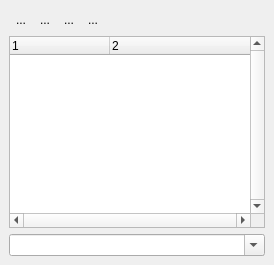
  <widget class="QDockWidget" name="dockWidgetHistory">
   <property name="sizePolicy">
    <sizepolicy hsizetype="Preferred" vsizetype="Preferred">
     <horstretch>0</horstretch>
     <verstretch>0</verstretch>
    </sizepolicy>
   </property>
   <property name="windowIcon">
    <iconset theme="folder-recent"/>
   </property>
   <property name="toolTip">
    <string>History of console commands &amp; statements</string>
   </property>
   <property name="statusTip">
    <string>History of console commands &amp; statements</string>
   </property>
   <property name="whatsThis">
    <string>&lt;html&gt;&lt;head/&gt;&lt;body&gt;&lt;p&gt;The history of commands and statements executed at Scipyen's console, and grouped by session, (start and end times shown).&lt;/p&gt;&lt;p&gt;Sessions without an end time are those where Scipyen was suddenly aborted.&lt;/p&gt;&lt;p&gt;You can copy these lines to a file, to the Scipyen's console, or execute them again (directly) by double-clicking.&lt;/p&gt;&lt;/body&gt;&lt;/html&gt;</string>
   </property>
   <property name="features">
    <set>QDockWidget::DockWidgetFeature::DockWidgetFloatable|QDockWidget::DockWidgetFeature::DockWidgetMovable</set>
   </property>
   <property name="windowTitle">
    <string>&amp;Command History</string>
   </property>
   <attribute name="dockWidgetArea">
    <number>8</number>
   </attribute>
   <widget class="QWidget" name="dockWidgetHistoryContents">
    <layout class="QGridLayout" name="gridLayout_2">
     <item row="0" column="0">
      <layout class="QHBoxLayout" name="horizontalLayout_4">
       <property name="spacing">
        <number>0</number>
       </property>
       <item>
        <widget class="QToolButton" name="historyCommandsExecuteToolButton">
         <property name="toolTip">
          <string>Execute selected commands</string>
         </property>
         <property name="statusTip">
          <string>Execute selected commands</string>
         </property>
         <property name="whatsThis">
          <string>Execute selected commands</string>
         </property>
         <property name="text">
          <string>...</string>
         </property>
         <property name="icon">
          <iconset theme="run-build"/>
         </property>
         <property name="autoRaise">
          <bool>true</bool>
         </property>
        </widget>
       </item>
       <item>
        <widget class="QToolButton" name="historyCommandsToConsoleToolButton">
         <property name="toolTip">
          <string>Send commands to console</string>
         </property>
         <property name="statusTip">
          <string>Send commands to console</string>
         </property>
         <property name="whatsThis">
          <string>Send commands to console</string>
         </property>
         <property name="accessibleName">
          <string>Send commands to console</string>
         </property>
         <property name="accessibleDescription">
          <string>Send commands to console</string>
         </property>
         <property name="text">
          <string>...</string>
         </property>
         <property name="icon">
          <iconset theme="scriptnew"/>
         </property>
         <property name="autoRaise">
          <bool>true</bool>
         </property>
        </widget>
       </item>
       <item>
        <widget class="QToolButton" name="copyHistoryCommands">
         <property name="toolTip">
          <string>Copy selected commands to clipboard</string>
         </property>
         <property name="statusTip">
          <string>Copy selected commands to clipboard</string>
         </property>
         <property name="whatsThis">
          <string>Copy selected commands to clipboard</string>
         </property>
         <property name="text">
          <string>...</string>
         </property>
         <property name="icon">
          <iconset theme="edit-copy"/>
         </property>
         <property name="autoRaise">
          <bool>true</bool>
         </property>
        </widget>
       </item>
       <item>
        <widget class="QToolButton" name="saveHistoryToolbutton">
         <property name="toolTip">
          <string>Save history to file</string>
         </property>
         <property name="statusTip">
          <string>Save history to file</string>
         </property>
         <property name="whatsThis">
          <string>Save history to file</string>
         </property>
         <property name="text">
          <string>...</string>
         </property>
         <property name="icon">
          <iconset theme="document-save"/>
         </property>
         <property name="autoRaise">
          <bool>true</bool>
         </property>
        </widget>
       </item>
       <item>
        <spacer name="horizontalSpacer_4">
         <property name="orientation">
          <enum>Qt::Orientation::Horizontal</enum>
         </property>
         <property name="sizeHint" stdset="0">
          <size>
           <width>40</width>
           <height>20</height>
          </size>
         </property>
        </spacer>
       </item>
      </layout>
     </item>
     <item row="1" column="0">
      <widget class="QTreeWidget" name="historyTreeWidget">
       <property name="sizePolicy">
        <sizepolicy hsizetype="MinimumExpanding" vsizetype="MinimumExpanding">
         <horstretch>0</horstretch>
         <verstretch>0</verstretch>
        </sizepolicy>
       </property>
       <property name="contextMenuPolicy">
        <enum>Qt::ContextMenuPolicy::CustomContextMenu</enum>
       </property>
       <property name="verticalScrollBarPolicy">
        <enum>Qt::ScrollBarPolicy::ScrollBarAlwaysOn</enum>
       </property>
       <property name="horizontalScrollBarPolicy">
        <enum>Qt::ScrollBarPolicy::ScrollBarAlwaysOn</enum>
       </property>
       <property name="showDropIndicator" stdset="0">
        <bool>false</bool>
       </property>
       <property name="dragEnabled">
        <bool>true</bool>
       </property>
       <property name="dragDropMode">
        <enum>QAbstractItemView::DragDropMode::DragOnly</enum>
       </property>
       <property name="alternatingRowColors">
        <bool>true</bool>
       </property>
       <property name="selectionMode">
        <enum>QAbstractItemView::SelectionMode::ExtendedSelection</enum>
       </property>
       <property name="selectionBehavior">
        <enum>QAbstractItemView::SelectionBehavior::SelectItems</enum>
       </property>
       <property name="columnCount">
        <number>2</number>
       </property>
       <attribute name="headerVisible">
        <bool>true</bool>
       </attribute>
       <attribute name="headerCascadingSectionResizes">
        <bool>true</bool>
       </attribute>
       <attribute name="headerMinimumSectionSize">
        <number>100</number>
       </attribute>
       <attribute name="headerDefaultSectionSize">
        <number>100</number>
       </attribute>
       <attribute name="headerHighlightSections">
        <bool>true</bool>
       </attribute>
       <attribute name="headerShowSortIndicator" stdset="0">
        <bool>false</bool>
       </attribute>
       <attribute name="headerStretchLastSection">
        <bool>true</bool>
       </attribute>
       <column>
        <property name="text">
         <string notr="true">1</string>
        </property>
       </column>
       <column>
        <property name="text">
         <string notr="true">2</string>
        </property>
       </column>
      </widget>
     </item>
     <item row="2" column="0">
      <widget class="QComboBox" name="commandFinderComboBox">
       <property name="sizePolicy">
        <sizepolicy hsizetype="MinimumExpanding" vsizetype="Fixed">
         <horstretch>0</horstretch>
         <verstretch>0</verstretch>
        </sizepolicy>
       </property>
       <property name="toolTip">
        <string>Search for commands in the selected session, using regular expressions</string>
       </property>
       <property name="statusTip">
        <string>Search for commands in the selected session, using regular expressions</string>
       </property>
       <property name="whatsThis">
        <string>Search for commands in the selected session, using regular expressions</string>
       </property>
       <property name="editable">
        <bool>true</bool>
       </property>
      </widget>
     </item>
    </layout>
   </widget>
  </widget>
